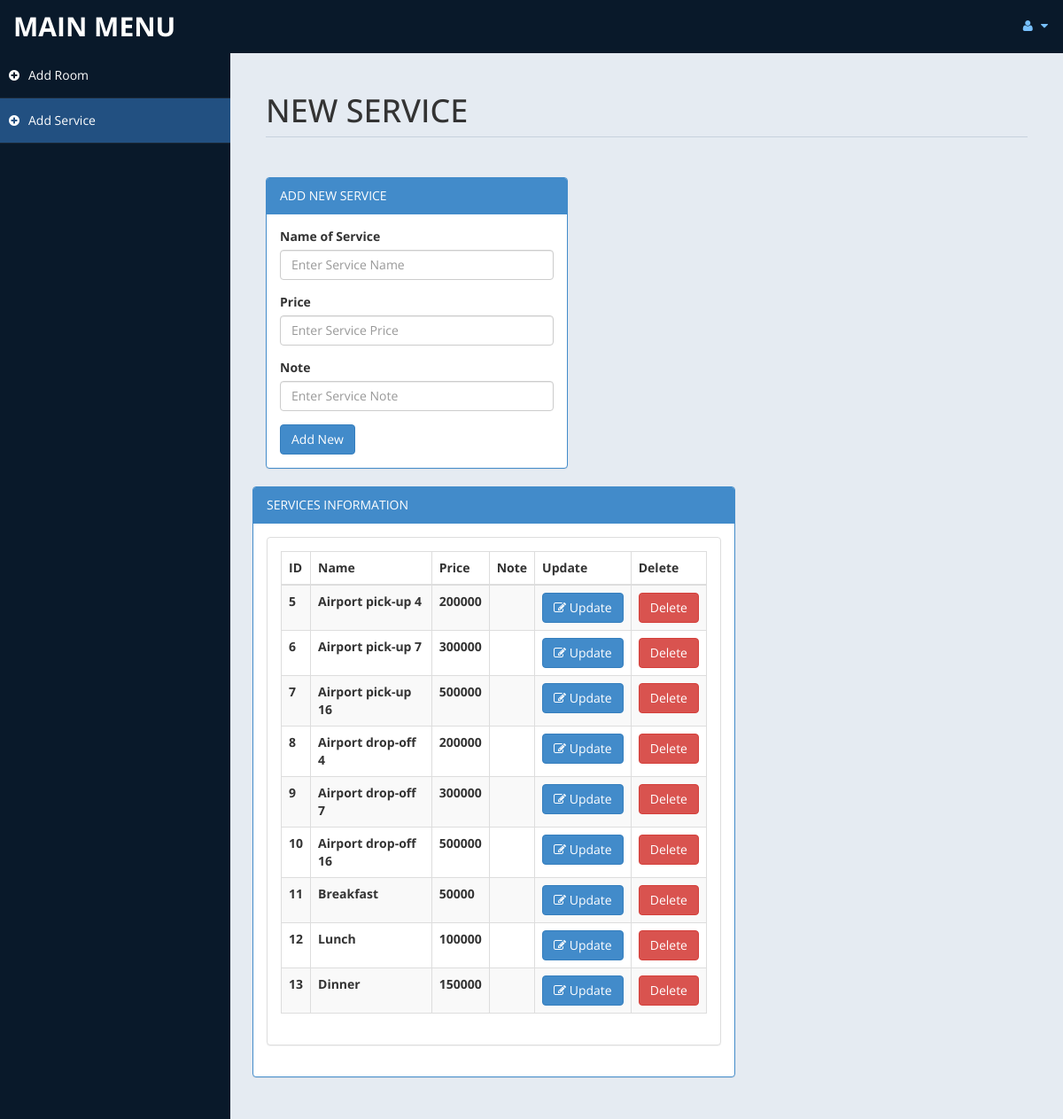
/HotelManagement/service.php (signed in), run on the app's committed database.
### tables this page shows
CREATE TABLE `service` (
  `serviceID` int(11) NOT NULL AUTO_INCREMENT,
  `serviceName` text NOT NULL,
  `price` float NOT NULL,
  `note` text DEFAULT NULL,
  PRIMARY KEY (`serviceID`)
);

### HotelManagement/service.php (the view, shortened to what this page needs)
<!DOCTYPE html>
<html xmlns="http://www.w3.org/1999/xhtml">
<head>
    <link href="assets/css/bootstrap.css" rel="stylesheet" />
    <link href="assets/css/font-awesome.css" rel="stylesheet" />
    <link href="assets/js/morris/morris-0.4.3.min.css" rel="stylesheet" />
    <link href="assets/css/custom-styles.css" rel="stylesheet" />
</head>
<body>
    <div id="wrapper">
        <nav class="navbar navbar-default top-navbar" role="navigation">
            <div class="navbar-header">
                <a class="navbar-brand" href="home.php">MAIN MENU </a>
            </div>
            <ul class="nav navbar-top-links navbar-right">
                <li class="dropdown">
                    <a class="dropdown-toggle" data-toggle="dropdown" href="#" aria-expanded="false">
                        <i class="fa fa-user fa-fw"></i> <i class="fa fa-caret-down"></i>
                    </a>
                </li>
            </ul>
        </nav>
        <nav class="navbar-default navbar-side" role="navigation">
            <div class="sidebar-collapse">
                <ul class="nav" id="main-menu">
                    <li>
                        <a class="" href="room.php"><i class="fa fa-plus-circle"></i>Add Room</a>
                    </li>
                    <li>
                        <a class="active-menu" href="service.php"><i class="fa fa-plus-circle"></i>Add Service</a>
                    </li>
                </ul>
            </div>
        </nav>
        <div id="page-wrapper">
            <div id="page-inner">
                <div class="row">
                    <div class="col-md-12">
                        <h1 class="page-header">
                            NEW SERVICE <small></small>
                        </h1>
                    </div>
                </div>
                <div class="row">
                    <div class="col-md-5 col-sm-5">
                        <div class="panel panel-primary">
                            <div class="panel-heading">
                                ADD NEW SERVICE
                            </div>
                            <div class="panel-body">
                                <form name="form" method="post">
                                    <div class="form-group">
                                        <label>Name of Service</label>
                                        <input type="text" name="newservicename" class="form-control"
                                            placeholder="Enter Service Name">
                                    </div>
                                    <div class="form-group">
                                        <label>Price</label>
                                        <input type="float" name="newserviceprice" class="form-control"
                                            placeholder="Enter Service Price">
                                    </div>
                                    <div class="form-group">
                                        <label>Note</label>
                                        <input type="text" name="newservicenote" class="form-control"
                                            placeholder="Enter Service Note">
                                    </div>
                                    <input type="submit" name="add" value="Add New" class="btn btn-primary">
                                </form>
                                <?php
							include('db.php');
							?>
                            </div>
                        </div>
                    </div>
                    <div class="row">
                        <div class="col-md-6 col-sm-6">
                            <div class="panel panel-primary">
                                <div class="panel-heading">
                                    SERVICES INFORMATION
                                </div>
                                <div class="panel-body">
                                    <div class="panel panel-default">
                                        <div class="panel-body">
                                            <div class="table-responsive">
                                                <table class="table table-striped table-bordered table-hover"
                                                    id="dataTables-example">
                                                    <thead>
                                                        <tr>
                                                            <th>ID</th>
                                                            <th>Name</th>
                                                            <th>Price</th>
                                                            <th>Note</th>
                                                            <th>Update</th>
                                                            <th>Delete</th>
                                                        </tr>
                                                    </thead>
                                                    <tbody>
                                                        <?php
                                        $sql = "select * from service";
                                        $result = mysqli_query($conn,$sql);
										while($row= mysqli_fetch_array($result))
										{
                                            $serviceid = $row['serviceID'];
                                            $servicename = $row['serviceName'];
                                            $serviceprice = $row['price'];
                                            $servicenote = $row['note'];
                                            echo "<tr>
											    <th>".$serviceid."</th>
											    <th>".$servicename."</th>
											    <th>".$serviceprice."</th>
											    <th>".$servicenote."</th>
                                                <td><a href='serviceupdate.php?id=$serviceid'><button class='btn btn-primary'> <i class='fa fa-edit' ></i> Update</button></a></td>
                                                <td><a href='servicedel.php?id=$serviceid'><button class='btn btn-danger'> <i class='far fa-trash-alt'></i> Delete</button></a></td>
											    </tr>";
										}
									?>
                                                    </tbody>
                                                </table>
                                            </div>
                                        </div>
                                    </div>
                                </div>
                            </div>
                        </div>
                    </div>
                </div>
            </div>
        </div>
</body>
</html>

### HotelManagement/assets/css/custom-styles.css (style rules this page uses)
.col-md-6 { width: 575px; }
body { font-family: 'Open Sans', sans-serif; }
#wrapper { width: 100%; background: #09192A; }
#page-wrapper { padding: 15px 15px; min-height: 600px; background: #E5EBF2; }
#page-inner { width: 100%; margin: 10px 20px 10px 0px; background-color: transparent; padding: 10px; min-height: 1200px; }
h1, .h1, h2, .h2, h3, .h3 { margin-top: 7px; margin-bottom: -5px; }
.page-header { padding-bottom: 9px; margin: 10px 0 45px; border-bottom: 1px solid #C7D1DD; }
.top-navbar { margin: 0px; }
.top-navbar .navbar-brand { color: #fff; width: 260px; text-align: left; height: 60px; font-size: 30px; font-weight: 700; text-transform: uppercase; line-height: 30px; }
.top-navbar .nav>li { position: relative; display: inline-block; }
.top-navbar .nav>li>a { position: relative; display: block; padding: 19px 15px; color: #77C0FD; }
.active-menu { background-color: #225081!important; }
.sidebar-collapse, .sidebar-collapse .nav { background: none; }
.sidebar-collapse .nav { padding: 0; }
.sidebar-collapse .nav>li>a { color: #fff; background: transparent; text-shadow: none; }
.sidebar-collapse>.nav>li>a { padding: 15px 10px; }
.sidebar-collapse>.nav>li { border-bottom: 1px solid rgba(107, 108, 109, 0.19); }
.navbar-side { border: none; background-color: transparent; }
.top-navbar { background: #09192A; border-bottom: none; }
.top-navbar .nav>li>a>i { margin-right: 2px; }
.navbar-default { border: 0px solid black; }
.navbar-header { background: #09192A; }
.nav>li>a>i { margin-right: 10px; }
@media (min-width:768px) { #page-wrapper { margin: 0 0 0 260px; padding: 15px 30px; min-height: 1200px; } }
@media (min-width:768px) { .navbar-side { z-index: 1; position: absolute; width: 260px; } }
@media (min-width:768px) { .navbar { border-radius: 0px; } }

### data on the page
service: serviceID "5", serviceName "Airport pick-up 4", price "200000"
service: serviceID "6", serviceName "Airport pick-up 7", price "300000"
service: serviceID "7", serviceName "Airport pick-up 16", price "500000"
service: serviceID "8", serviceName "Airport drop-off 4", price "200000"
service: serviceID "9", serviceName "Airport drop-off 7", price "300000"
service: serviceID "10", serviceName "Airport drop-off 16", price "500000"
service: serviceID "11", serviceName "Breakfast", price "50000"
service: serviceID "12", serviceName "Lunch", price "100000"
service: serviceID "13", serviceName "Dinner", price "150000"
